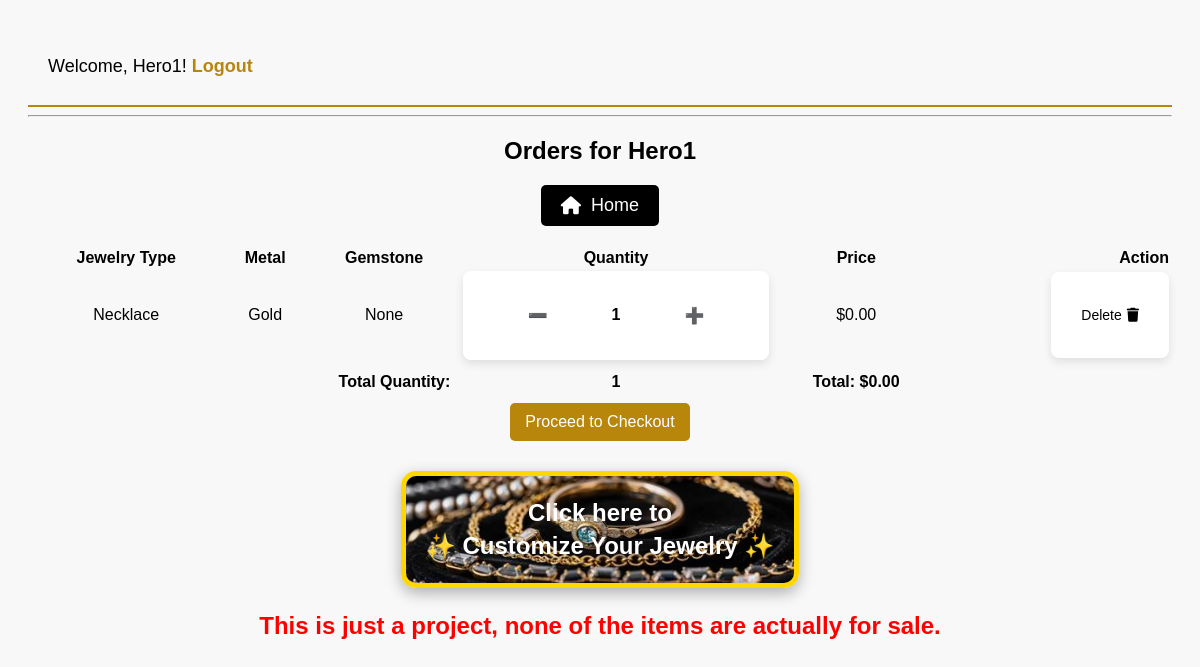
The app's page /orders (signed in) with its own data.
### tables this page shows
CREATE TABLE orders (
            id INTEGER PRIMARY KEY AUTOINCREMENT,
            jewelry_type TEXT,
            metal TEXT,
            gemstone TEXT
        , user_id INTEGER, quantity INTEGER DEFAULT 1, price REAL DEFAULT 0.0, status TEXT DEFAULT 'Processing');

### app.py (the view)
@app.route('/orders')
def view_orders():
    if 'user' not in session:
        return redirect(url_for('login'))
    user = session['user']
    conn = sqlite3.connect('jewelry_store.db')
    c = conn.cursor()
    c.execute('''
        SELECT id, jewelry_type, metal, gemstone, quantity, price, status
        FROM orders
        WHERE user_id = (SELECT id FROM users WHERE username = ?)
    ''', (user,))
    orders = c.fetchall()
    c.execute("SELECT SUM(quantity) FROM orders WHERE user_id = (SELECT id FROM users WHERE username = ?)", (user,))
    total_quantity = c.fetchone()[0] or 0
    c.execute("SELECT SUM(quantity * price) FROM orders WHERE user_id = (SELECT id FROM users WHERE username = ?)", (user,))
    total_price = c.fetchone()[0] or 0.0
    conn.close()
    return render_template(
        'orders.html',
        user=user,
        orders=orders,
        total_quantity=total_quantity,
        total_price=total_price
    )

### templates/orders.html (shortened to what this page needs)
<!DOCTYPE html>
<html lang="en">
<head>
    <link rel="stylesheet" type="text/css" href="{{ url_for('static', filename='styles.css') }}">
    <link rel="stylesheet" href="https://cdnjs.cloudflare.com/ajax/libs/font-awesome/6.0.0/css/all.min.css">
</head>
<body>
    <nav>
        {% if session.get('user') %}
            <p>Welcome, {{ session['user'] }}! <a href="{{ url_for('logout') }}">Logout</a></p>
        {% else %}
            <a href="{{ url_for('login') }}">Login</a> | <a href="{{ url_for('register') }}">Register</a>
        {% endif %}
    </nav>
    <hr>
    <h2>Orders for {{ user }}</h2>
<div style="text-align: center; margin-bottom: 20px;">
    <a href="{{ url_for('home') }}" style="text-decoration: none;">
        <button style="background-color: black; color: white; font-size: 18px; padding: 10px 20px;
                       border: none; border-radius: 5px; cursor: pointer; display: flex; align-items: center; gap: 10px;">
            <i class="fa-solid fa-home"></i> Home
        </button>
    </a>
</div>
    <table style="width: 100%;">
        <tr>
            <th>Jewelry Type</th>
            <th>Metal</th>
            <th>Gemstone</th>
            <th>Quantity</th>
            <th>Price</th>
            <th style="text-align: right;">Action</th>
        </tr>
        {% for order in orders %}
        <tr>
            <td>{{ order[1] }}</td>
            <td>{{ order[2] }}</td>
            <td>{{ order[3] }}</td>
            <td style="text-align: center;">
                <form action="{{ url_for('update_quantity', order_id=order[0]) }}" method="POST"
                    style="display: flex; align-items: center; gap: 8px; justify-content: center;">
                    <button type="submit" name="action" value="decrease"
                        style="border: none; background: white; color: black; font-size: 16px; padding: 5px 8px;
                        border-radius: 5px; cursor: pointer;">
                        ➖
                    </button>
                    <div style="width: 32px; height: 32px; display: flex; align-items: center; justify-content: center;
                        font-size: 16px; font-weight: bold; background: white; color: black;">
                        {{ order[4] }}
                    </div>
                    <button type="submit" name="action" value="increase"
                        style="border: none; background: white; color: black; font-size: 16px; padding: 5px 8px;
                        border-radius: 5px; cursor: pointer;">
                        ➕
                    </button>
                </form>
            </td>
            <td>${{ '%.2f' | format(order[5] * order[4]) }}</td>
            <td style="text-align: right;">
                <form action="{{ url_for('remove_order', order_id=order[0]) }}" method="POST">
                    <button type="submit" class="delete-button"
                        style="border: none; background: white; color: black; font-size: 14px; padding: 5px 10px;
                        cursor: pointer; display: flex; align-items: center; gap: 5px;">
                        <span style="font-size: 14px;">Delete</span>
                        <i class="fa-solid fa-trash" style="color: black; font-size: 14px;"></i>
                    </button>
                </form>
            </td>
        </tr>
        {% endfor %}
        <tr>
            <td colspan="3" style="font-weight: bold; text-align: right; padding: 10px;">Total Quantity:</td>
            <td style="text-align: center; font-weight: bold;">
                {{ total_quantity }}
            </td>
            <td style="font-weight: bold;">Total: ${{ '%.2f' | format(total_price) }}</td>
            <td></td>
        </tr>
    </table>
    <a href="{{ url_for('checkout') }}" class="guest-button">Proceed to Checkout</a>
    <br>
<div style="text-align: center; margin-top: 30px;">
    <a href="{{ url_for('customize') }}" style="text-decoration: none;">
        <div style="
            display: inline-block;
            padding: 20px;
            font-size: 24px;
            font-weight: bold;
            color: white;
            border: 5px solid gold;
            border-radius: 15px;
            background-image: url('{{ url_for('static', filename='images/jewelry-bg.jpg') }}');
            background-size: cover;
            background-position: center;
            box-shadow: 0px 5px 15px rgba(0, 0, 0, 0.3);
            line-height: 1.4;
        ">
            <div>Click here to</div>
            <div>✨ Customize Your Jewelry ✨</div>
        </div>
    </a>
</div>
<div style="text-align: center; margin-top: 20px;">
    <p style="font-size: 24px; font-weight: bold; color: red;">
        This is just a project, none of the items are actually for sale.
    </p>
</div>
</body>
</html>

### static/styles.css (style rules this page uses)
body { font-family: Arial, sans-serif; background-color: #f8f8f8; text-align: center; padding: 20px; }
p { font-size: 18px; }
form { background: white; padding: 20px; border-radius: 8px; box-shadow: 0px 4px 10px rgba(0, 0, 0, 0.1); display: inline-block; text-align: left; }
label, select, button { display: block; margin: 10px auto; font-size: 16px; }
button { background-color: #b8860b; color: white; padding: 10px; border: none; cursor: pointer; }
nav { display: flex; justify-content: space-between; align-items: center; padding: 10px 20px; background-color: #f8f8f8; border-bottom: 2px solid #b8860b; }
nav a { font-size: 18px; font-weight: bold; text-decoration: none; color: #b8860b; transition: color 0.3s; }
.guest-button { display: inline-block; background-color: #b8860b; color: white; padding: 10px 15px; text-decoration: none; font-size: 16px; border-radius: 5px; transition: background-color 0.3s; }
.delete-button { display: flex; align-items: center; gap: 5px; font-size: 14px; color: red; }

### records on screen
orders: jewelry_type "Necklace", metal "Gold", order "None", quantity "1", order[5]*order[4] "0.00"

### other values on screen
{{ session['user'] }} "Hero1"
{{ user }} "Hero1"
{{ total_quantity }} "1"
{{ '%.2f' | format(total_price) }} "0.00"
